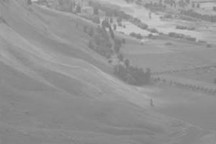
%> input picture 2-1.jpg, 216 x 144 px
$ octave script2_attempt1.m   (GNU Octave 9; MATLAB toolbox functions it lacks are replaced by stand-ins)
%> lines starting %> are read from the running program, lines starting %| are printed output that depends on the picture
%> further down, I is the input picture: size 144x216x3 uint8; min 118, max 203, mean 147.5
%| 3
### source/contrast_expand.m
function neo_Img = contrast_expand(I)
    I_new = zeros(size(I),'uint8');
    for i=1:size(I,3)
        I_temp = I(:,:,i);
        rmin = min(I_temp(:));
        rmax = max(I_temp(:));

        % Akhirnya pake yang tipe 1 karena yang tipe 2 for some reason selalu
        % ngasih warana putih... (TBH yang dari bapaknya juga sama sih...)
        I_new(:,:,i) = (I_temp - rmin).*(255./(rmax - rmin));
    end
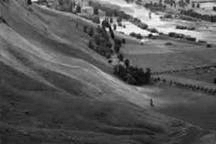
%> I_new: size 144x216x3 uint8; min 0, max 255, mean 88.5

    neo_Img = I_new;
end

### source/myimhist.m
function hist = myimhist(image)
    [x,y] = size(image);
%> x = 144; y = 216
    graylevel = 1 : 256;
    count = 0;
    for i = 1 : 256
        for j = 1 : x
            for k = 1 : y
                if image(j, k) == i-1
                    count = count + 1;
                end
            end
        end
        graylevel(i) = count;
        count = 0;
    end
%> after the loop, graylevel = 256 values, max 1553 at index 138, min 0 at index 1, mean 121.5
    n = 0 : 255;
    hist = bar(n, graylevel);
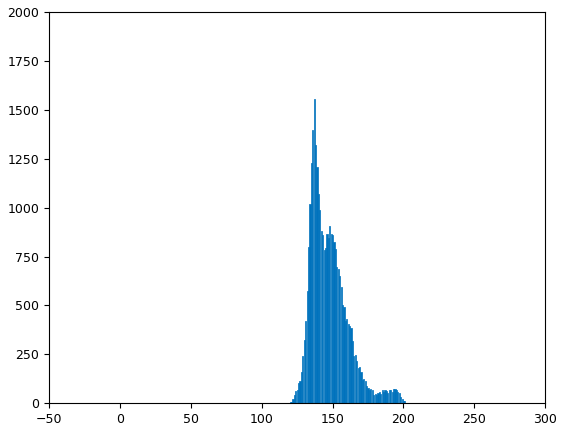
%> figure redrawn from the program's plot data; tallest bar 1553 high, from x = 136.6 to 137.4
end

### source/script2_attempt1.m
clear all;
clc;

I = imread("2-1.jpg");
disp(size(I,3));

I_new = contrast_expand(I);

show_img_hist(I);
% [2 lines not run here, left out]
function show_img_hist(image_matrix)
    figure,imshow(image_matrix);
    if size(image_matrix,3) == 3
%> (the run ends here)
